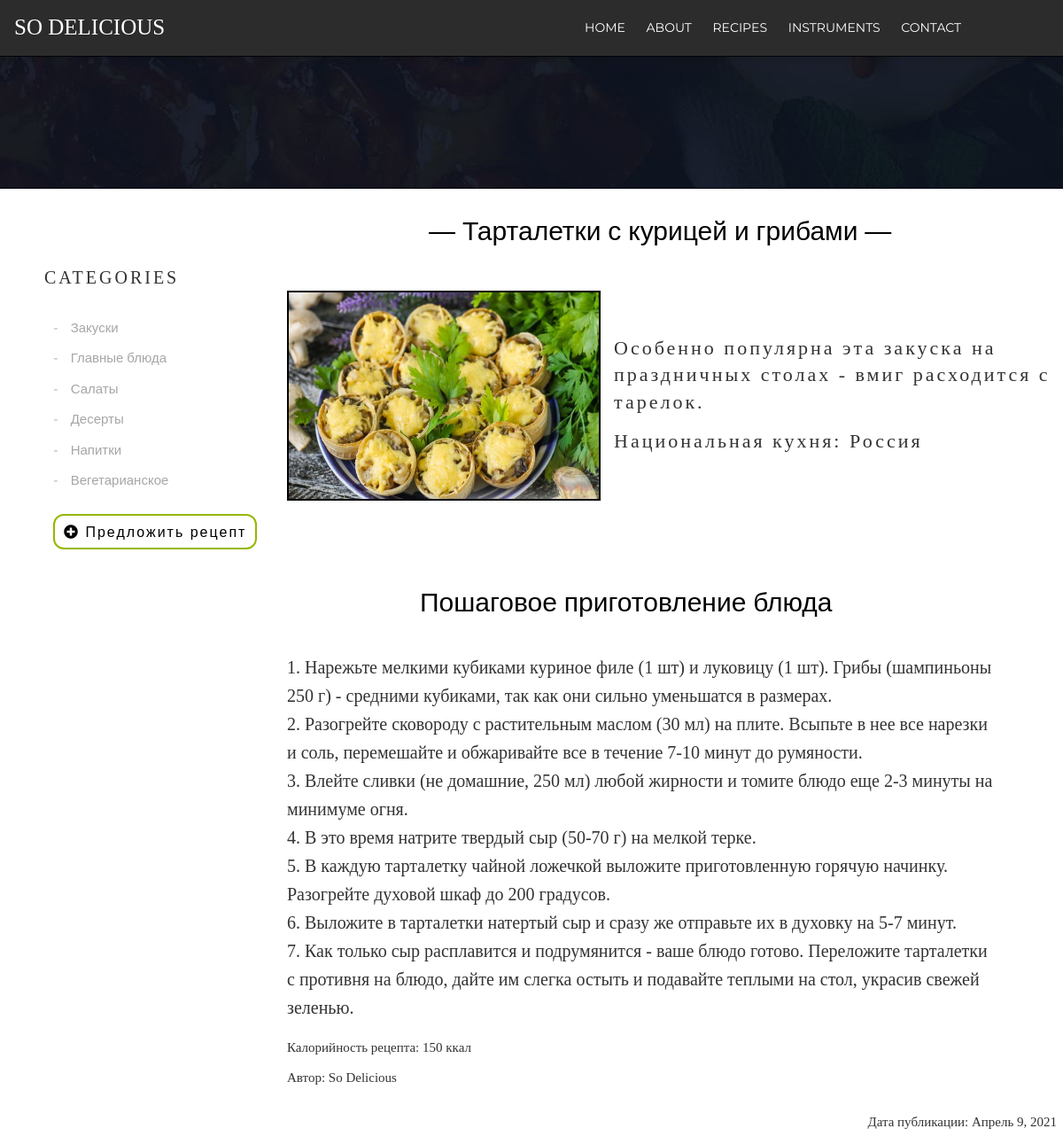
Page /recepti/17 on the committed database.
### recepti/models.py (models this page shows, shortened)
class Articles(models.Model):
    name = models.CharField('Название блюда', max_length=150)
    category = models.CharField('Категория', max_length=100)
    history = models.CharField('Страна происхождения:', max_length=150, default="Италия")
    full_text = models.TextField('Рецепт')
    anons = models.CharField('Краткое описание блюда', max_length=250, default="Краткое описание блюда")
    kkal = models.CharField('Калорийность:', max_length=50, default="150 ккал")
    avtor = models.CharField('Автор рецепта', max_length=250, default="So Delicious")
    date = models.DateField('Дата публикации')
    image = models.ImageField('Изображения', upload_to='images/recepies')
    class Meta:
        verbose_name = 'Рецепт'
        verbose_name_plural = 'Рецепты'

### recepti/views.py (the view)
# urls.py: path('<int:pk>', views.RecipesDetailView.as_view(), name='recept-detail')
class RecipesDetailView(DetailView):
    model = Articles
    template_name = 'recepti/detail_recept.html'
    context_object_name = 'article'

### recepti/templates/recepti/detail_recept.html (shortened to what this page needs)
{% load static %}
<!doctype html>
<html lang="en">
<head>
    <link rel="stylesheet" href="{% static 'main/css/catalog_style.css' %}">
    <link rel="stylesheet" href="https://use.fontawesome.com/releases/v5.8.2/css/all.css">
    <link rel="stylesheet" href="https://maxcdn.bootstrapcdn.com/font-awesome/4.7.0/css/font-awesome.min.css">
</head>
<body>
    <header class="header">
        <div class="container">
            <div class="header__inner">
                <div class="header__logo">SO DELICIOUS</div>
                <nav class="nav" style="left: 650px;">
                    <a class="nav__link" href="{% url 'home' %}">Home</a>
                    <a class="nav__link" href="{% url 'about' %}">About</a>
                    <a class="nav__link" href="{% url 'catalog' %}">Recipes</a>
                    <a class="nav__link" href="{% url 'instruments' %}">Instruments</a>
                    <a class="nav__link" href="{% url 'contact' %}">Contact</a>
                </nav>
            </div>
        </div>
    </header>
    <header2 class="menu_catalog">
        <div class="fotocat"></div>
        <div class="all_container">
            <div class="container_catalog">
                <div class="zagolovok_cat">CATEGORIES</div>
                <ul class="list_categories">
                    <li class="cat_item_1">
                        <a href="{% url 'zakuski' %}" class="list-group-item">Закуски</a>
                    </li>
                    <li class="cat_item_2">
                        <a href="{% url 'main-dish' %}" class="list-group-item">Главные блюда</a>
                    </li>
                    <li class="cat_item_3">
                        <a href="{% url 'salads' %}" class="list-group-item">Салаты</a>
                    </li>
                    <li class="cat_item_4">
                        <a href="{% url 'desserts' %}" class="list-group-item">Десерты</a>
                    </li>
                    <li class="cat_item_5">
                        <a href="{% url 'drinks' %}" class="list-group-item">Напитки</a>
                    </li>
                    <li class="cat_item_6">
                        <a href="{% url 'vegetarians' %}" class="list-group-item">Вегетарианское</a>
                    </li>
                    <div class="cat_predl">
                        <a href="{% url 'create-recipes' %}"><button class="btn_predl"><i class="fas fa-plus-circle"></i> Предложить рецепт</button></a>
                    </div>
                </ul>
            </div>
                <div class="recepti">
                     <div class="container_catalog_2">
                        <div class="zagolovok_dish"> ― {{ article.name }} ― </div>
                    </div>
                    <div class="container_catalog_2">
                        <div class="vibor_dish">
                            <img src="{{ article.image.url }}" width="350px" height="233px" />
                            <div class="opisanie_dish_recept">
                                <div class="anons_recept">{{ article.anons }}</div>
                                <div class="history_recept">Национальная кухня: {{ article.history }}</div>
                            </div>
                        </div>
                        <div class="osnovi_recepta">
                            <div class="zagolovok_rec">Пошаговое приготовление блюда</div>
                            <div class="full_recept"><pre class="redaktor">{{ article.full_text }}</pre></div>
                            <div class="dop_recepta">
                                <div class="kkal_recept"><p>Калорийность рецепта: {{ article.kkal }}</p></div>
                                <div class="avtor_recept"><p>Автор: {{ article.avtor }}</p></div>
                                <div class="date_recept"><p>Дата публикации: {{ article.date }}</p></div>
                            </div>
                        </div>
                    </div>
                </div>
        </div>
    </header2>
</body>
</html>

### main/static/main/css/catalog_style.css (style rules this page uses)
body { margin: 0; font-family: 'Montserrat', sans-serif; font-size: 15px; line-height: 2.5; color: #333; }
.header__logo { font-size: 25px; font-family: 'Libre Baskerville', serif; color: white; display: inline-block; border: 1px; padding: 0 1rem; }
.container { top: 0; right: 0; left: 0; z-index: 1000; width: 100%; background: #2c2c2c; }
.nav { position: absolute; font-size: 14px; text-transform: uppercase; }
.nav__link, .nav__link1 { display: inline-block; vertical-align: top; margin: 0 10px; position: relative; color: #fff; text-decoration: none; transition: color 0.2s linear; }
.header__inner { display: flex; align-items: center; }
.list_categories { line-height: 2.3; font-size: 15px; margin-left: 20px; }
li { list-style-type: none; }
li:before { content: "- "; color: #a6a6a6; }
.fotocat { width: 100%; height: 150px; background: url("../img/cat.jpg"); }
.zagolovok_cat { font-size: 20px; font-family: 'Libre Baskerville', serif; letter-spacing: 3px; margin-top: 75px; margin-left: 50px; }
.list-group-item { display: inline-block; vertical-align: top; margin: 0 10px; position: relative; color: #a6a6a6; text-decoration: none; transition: color 0.2s linear; }
.container_catalog { width: 27%; height: 100vh; }
.container_catalog_2 { width: 100%; }
.all_container { display: flex; }
.vibor_dish, .vibor_instr { margin-top: 30px; display: flex; }
.zagolovok_dish, .zagolovok_rec, .zagolovok_instr, .zagolovok_instr_detail { font-size: 30px; color: black; margin-top: 10px; margin-left: 160px; }
.zagolovok_rec { margin-left: 150px; }
img { border: 2px solid black; }
.btn_predl, .btn-form-predl { letter-spacing: 2px; outline: none; border: 2px solid #94b800; background: transparent; font-size: 16px; color: black; padding: 10px; text-decoration: none; display: inline-block; font-size: 16px; text-align: center; line-height: 15px; margin-top: 20px; border-radius: 12px; }
.btn_predl { margin-right: 15px; }
.opisanie_dish_recept { letter-spacing: 3px; font-family: 'Cinzel', serif; font-size: 22px; width: 500px; height: 254px; margin-top: 50px; margin-left: 15px; }
.full_recept { width: 500px; line-height: 1.6; font-size: 20px; font-family: 'Vollkorn', serif; }
.dop_recepta { line-height: 1.3; font-family: 'Vollkorn', serif; }
.date_recept { float: right; }
.redaktor { width: 800px; font-family: 'Vollkorn', serif; line-height: 1.6; }
pre { text-align: left; white-space: pre-line; }
.anons_recept { line-height: 1.4; }

### rows in the picture
Articles: name "Тарталетки с курицей и грибами", image (picture), anons "Особенно популярна эта закуска на праздничных столах - вмиг расходится с тарелок.", history "Россия", full_text "1. Нарежьте мелкими кубиками куриное филе (1 шт) и луковицу (1 шт). Грибы (шампиньоны 250 г) - средними кубиками, так как они сильно уменьшатся в размерах. 2. Разогрейте сковороду с растительным маслом (30 мл) на плите. Всыпьте в нее все нарезки и соль, перемешайте и обжаривайте все в течение 7-10 минут до румяности. 3. Влейте сливки (не домашние, 250 мл) любой жирности и томите блюдо еще 2-3 минуты на минимуме огня. 4. В это время натрите твердый сыр (50-70 г) на мелкой терке. 5. В каждую тарталетку чайной ложечкой выложите приготовленную горячую начинку. Разогрейте духовой шкаф до 200 градусов. 6. Выложите в тарталетки натертый сыр и сразу же отправьте их в духовку на 5-7 минут. 7. Как…", kkal "150 ккал", avtor "So Delicious", date "Апрель 9, 2021"
